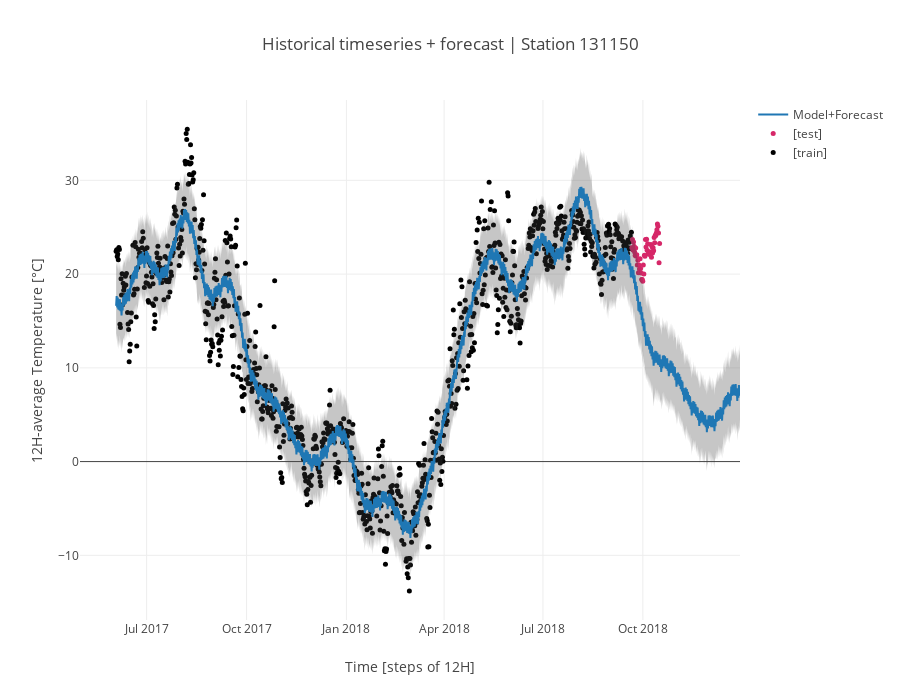

The notebook cell this image was saved under:
### Markdown cell above
### Plotting with Plotly
since we already have the DataFrame it's gonna make things easier..

### Code cell
train_trace = go.Scatter(x=train_T.index, 
                         y=train_T.y,  # get data attribute of DataFrame
                         mode="markers",  # setting markers instead of lines
                         marker={'size': 5,
                                 'color': 'rgb(0, 0, 0)'},  # black
                         name="[train]")  # latex doesn't work right now for plotly for some reason... 
test_trace = go.Scatter(x=test_T.index,
                        y=test_T.TEMP_ts,
                        mode="markers",
                        marker={'size': 5,
                                'color': '#d62768'},
                        name="[test]")

forecast_upper_trace = go.Scatter(x=T_forecast.ds,
                                  y=T_forecast.yhat_upper,
                                  marker={'color': "#444"},
                                  line={'width': 0},
                                  showlegend=False,
                                  name="Upper bound")


forecast_lower_trace = go.Scatter(x=T_forecast.ds,
                                  y=T_forecast.yhat_lower,
                                  fill="tonexty",
                                  marker={'color': "#444"},
                                  line={'width': 0},
                                  fillcolor="rgba(68, 68, 68, 0.3)",
                                  showlegend=False,
                                  name="Lower bound")

forecast_trace = go.Scatter(x=T_forecast.ds,
                            y=T_forecast.yhat,
                            name="Model+Forecast",
                            marker={"color": "rgb(31, 119, 180)"})

# order of traces is very important because lower_trace has option "fill to next y": it must follow upper trace
data = [train_trace, test_trace, forecast_upper_trace, forecast_lower_trace, forecast_trace]

# setting layout options
layout = go.Layout(showlegend=True, title=f"Historical timeseries + forecast | Station {stationID}", 
                   width=900, height=700)

# creating figure object
fig = go.Figure(data=data, layout=layout)

# cosmetics
fig.layout.yaxis.update({'title': f"{resample_rule}-average Temperature [°C]"})
fig.layout.xaxis.update({'title': f"Time [steps of {resample_rule}]"})

# actual plotting
iplot(fig)

### Figure 1 — Plotly figure (JSON) as saved in the notebook; plotly's stock layout.template omitted (floating-point values rounded to 4 significant figures; data arrays with more than 128 entries replaced by an {"elided": "..."} marker saying what was removed)
{"data": [{"marker": {"color": "rgb(0, 0, 0)", "size": 5}, "mode": "markers", "name": "[train]", "type": "scatter", "uid": "a02e0ffa-d14d-11e8-a8a5-ac7ba1963575", "x": {"elided": "950 str values"}, "y": {"elided": "950 float values"}}, {"marker": {"color": "#d62768", "size": 5}, "mode": "markers", "name": "[test]", "type": "scatter", "uid": "a02e11ee-d14d-11e8-a8a5-ac7ba1963575", "x": ["2018-09-20 22:00:00", "2018-09-21 10:00:00", "2018-09-21 22:00:00", "2018-09-22 10:00:00", "2018-09-22 22:00:00", "2018-09-23 10:00:00", "2018-09-23 22:00:00", "2018-09-24 10:00:00", "2018-09-24 22:00:00", "2018-09-25 10:00:00", "2018-09-25 22:00:00", "2018-09-26 10:00:00", "2018-09-26 22:00:00", "2018-09-27 10:00:00", "2018-09-27 22:00:00", "2018-09-28 10:00:00", "2018-09-28 22:00:00", "2018-09-29 10:00:00", "2018-09-29 22:00:00", "2018-09-30 10:00:00", "2018-09-30 22:00:00", "2018-10-01 10:00:00", "2018-10-01 22:00:00", "2018-10-02 10:00:00", "2018-10-02 22:00:00", "2018-10-03 10:00:00", "2018-10-03 22:00:00", "2018-10-04 10:00:00", "2018-10-04 22:00:00", "2018-10-05 10:00:00", "2018-10-05 22:00:00", "2018-10-06 10:00:00", "2018-10-06 22:00:00", "2018-10-07 10:00:00", "2018-10-07 22:00:00", "2018-10-08 10:00:00", "2018-10-08 22:00:00", "2018-10-09 10:00:00", "2018-10-09 22:00:00", "2018-10-10 10:00:00", "2018-10-10 22:00:00", "2018-10-11 10:00:00", "2018-10-11 22:00:00", "2018-10-12 10:00:00", "2018-10-12 22:00:00", "2018-10-13 10:00:00", "2018-10-13 22:00:00", "2018-10-14 10:00:00", "2018-10-14 22:00:00", "2018-10-15 10:00:00", "2018-10-15 22:00:00", "2018-10-16 10:00:00"], "y": [22.81, 23.68, 22.56, 23.41, 22.98, 22.37, 21.98, 22.78, 21.91, 22.06, 20.97, 21.47, 20.14, 20.97, 20.56, 21.65, 20.61, 20.12, 19.44, 19.43, 19.23, 20.98, 20.02, 22.02, 21.89, 23.69, 22.88, 23.72, 22.55, 23.24, 22.17, 22.14, 22.15, 22.39, 22.09, 23.15, 21.8, 22.92, 22.26, 22.8, 22.48, 23.92, 23.35, 24.14, 24.11, 24.4, 24.74, 25.35, 25.1, 24.39, 21.21, 23.28]}, {"line": {"width": 0}, "marker": {"color": "#444"}, "name": "Upper bound", "showlegend": false, "type": "scatter", "uid": "a02e1306-d14d-11e8-a8a5-ac7ba1963575", "x": {"elided": "1150 str values"}, "y": {"elided": "1150 float values"}}, {"fill": "tonexty", "fillcolor": "rgba(68, 68, 68, 0.3)", "line": {"width": 0}, "marker": {"color": "#444"}, "name": "Lower bound", "showlegend": false, "type": "scatter", "uid": "a02e1400-d14d-11e8-a8a5-ac7ba1963575", "x": {"elided": "1150 str values"}, "y": {"elided": "1150 float values"}}, {"marker": {"color": "rgb(31, 119, 180)"}, "name": "Model+Forecast", "type": "scatter", "uid": "a02e14dc-d14d-11e8-a8a5-ac7ba1963575", "x": {"elided": "1150 str values"}, "y": {"elided": "1150 float values"}}], "layout": {"height": 700, "showlegend": true, "title": "Historical timeseries + forecast | Station 131150", "width": 900, "xaxis": {"title": "Time [steps of 12H]"}, "yaxis": {"title": "12H-average Temperature [°C]"}}}
